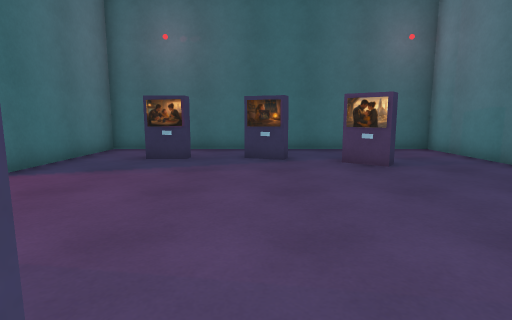
view 1 (above)

12 first-person views from a walk through a 3-D level made in the Unity game engine. The camera is 1.2 m above the floor, tilts 8° down and sees 80° across. The floor is counted in squares, 1 m on a side. Each view is taken from the middle of a square. On the plan, view 1 faces up. The plan holds only what a view shows up to about 13 squares ahead; the rest is blank. The place goes on beyond the plan. The player character is not drawn. Some surface patterns are stand-ins.

view 2
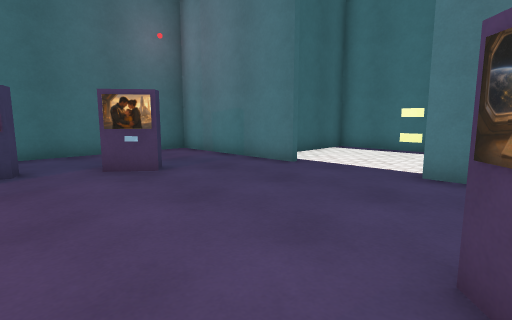

view 3
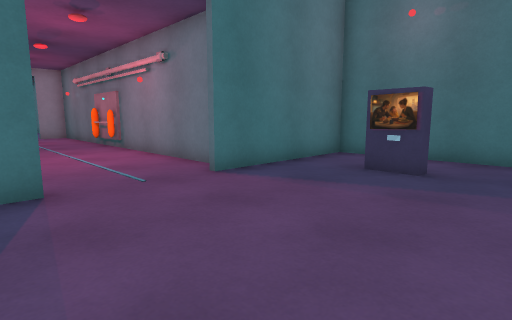

view 4
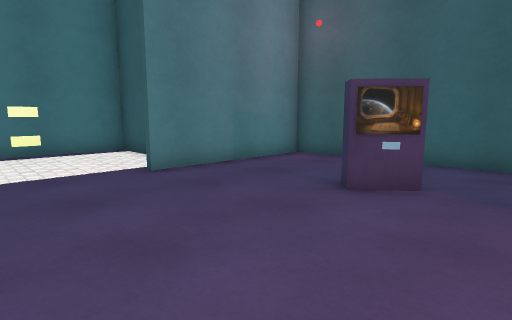

view 5
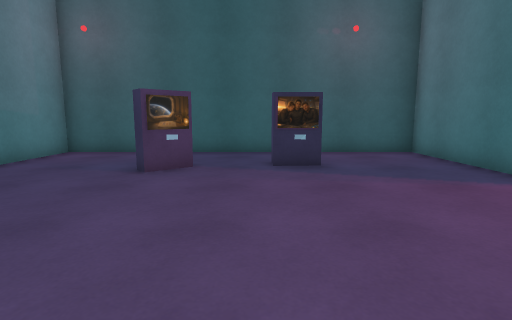

view 6
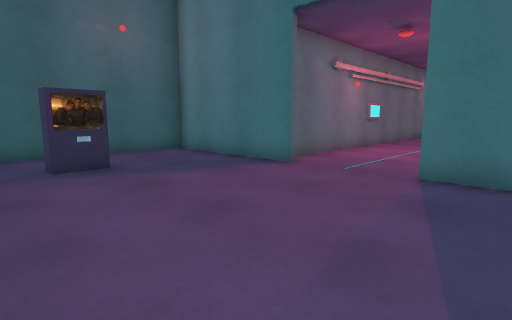

view 7
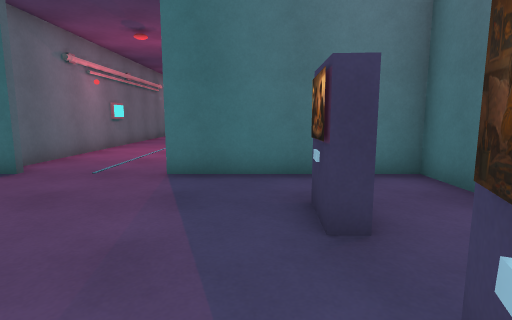

view 8
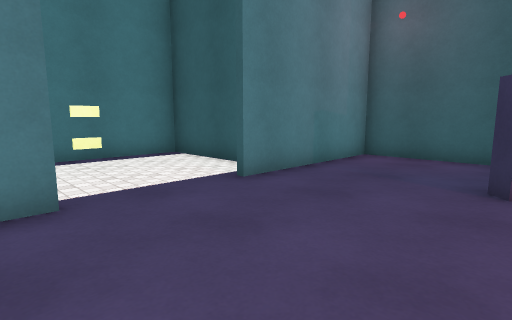

view 9
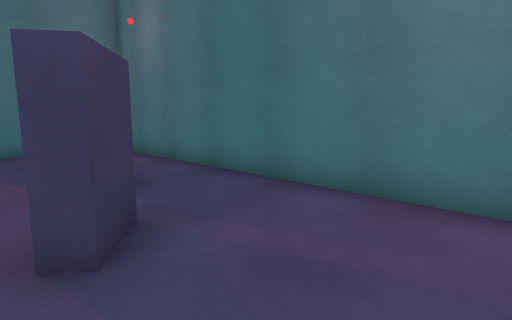

view 10
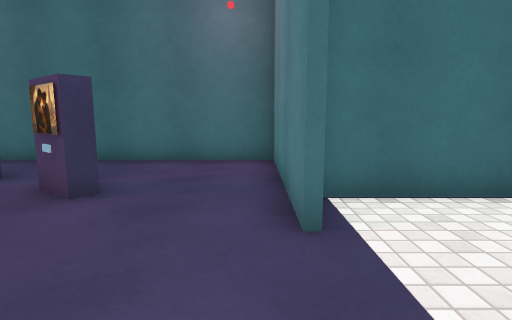

view 11
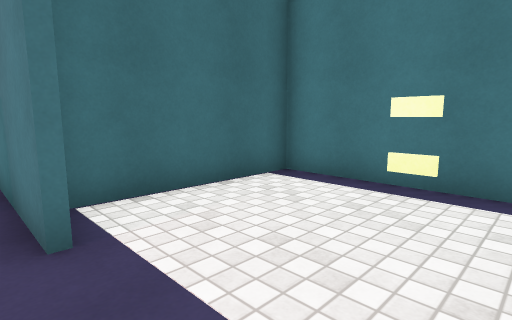

view 12
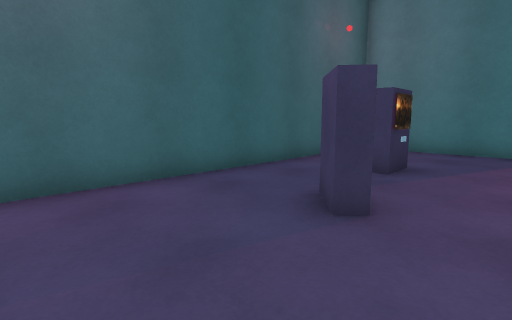

### Floor plan
Points are (right, up) in squares from view 1. A wall is a line through its corners. A room is listed if a view was taken in it or the views show most of it. See-through windows are left out.
Room 1 (views 1, 2, 3, 4, 5, 6, 7, 8, 9, 10, 11, 12)
walls: (-5.4, 3) (-5.4, -2.5) (6.5, -2.5) (6.5, 2.9); (6.5, 6) (6.5, 11.5) (-5.4, 11.5) (-5.4, 6); (-6.4, 6.8) (-12.5, 6.8); (8.1, 1.5) (11.5, 1.5) (11.5, 7.5) (7, 7.5); (10.7, 4.1) (10.7, 4.9); (-11.5, 2.3) (-6.4, 2.3)
objects: other object (-12, 2); other object (-3, 9) to (-2, 9); other object (-1, 0); other object (0, 9) to (1, 9); other object (2, 1); other object (3, 8)

Positions as (right, up) in squares from view 1, and headings:
1: (0, 0), facing up
2: (0, 1), facing up-right
3: (0, 2), facing up-left
4: (0, 6), facing down-right
5: (0, 8), facing down
6: (1, 8), facing down-left
7: (1, 8), facing left
8: (2, 7), facing down-right
9: (6, 7), facing up-left
10: (6, 3), facing up
11: (6, 3), facing up-right
12: (6, 3), facing down-left
